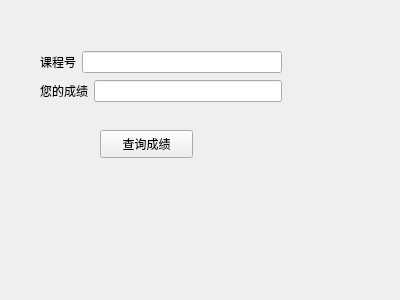
<?xml version="1.0" encoding="UTF-8"?>
<ui version="4.0">
 <class>searchone</class>
 <widget class="QWidget" name="searchone">
  <property name="geometry">
   <rect>
    <x>0</x>
    <y>0</y>
    <width>400</width>
    <height>300</height>
   </rect>
  </property>
  <property name="windowTitle">
   <string>Form</string>
  </property>
  <widget class="QPushButton" name="pushButton">
   <property name="geometry">
    <rect>
     <x>100</x>
     <y>130</y>
     <width>93</width>
     <height>28</height>
    </rect>
   </property>
   <property name="text">
    <string>查询成绩</string>
   </property>
  </widget>
  <widget class="QWidget" name="">
   <property name="geometry">
    <rect>
     <x>40</x>
     <y>50</y>
     <width>242</width>
     <height>55</height>
    </rect>
   </property>
   <layout class="QGridLayout" name="gridLayout_3">
    <item row="0" column="0">
     <layout class="QGridLayout" name="gridLayout">
      <item row="0" column="0">
       <widget class="QLabel" name="label">
        <property name="text">
         <string>课程号</string>
        </property>
       </widget>
      </item>
      <item row="0" column="1">
       <widget class="QLineEdit" name="lineEdit"/>
      </item>
     </layout>
    </item>
    <item row="1" column="0">
     <layout class="QGridLayout" name="gridLayout_2">
      <item row="0" column="0">
       <widget class="QLabel" name="label_2">
        <property name="text">
         <string>您的成绩</string>
        </property>
       </widget>
      </item>
      <item row="0" column="1">
       <widget class="QLineEdit" name="lineEdit_2"/>
      </item>
     </layout>
    </item>
   </layout>
  </widget>
 </widget>
 <resources/>
 <connections/>
</ui>
